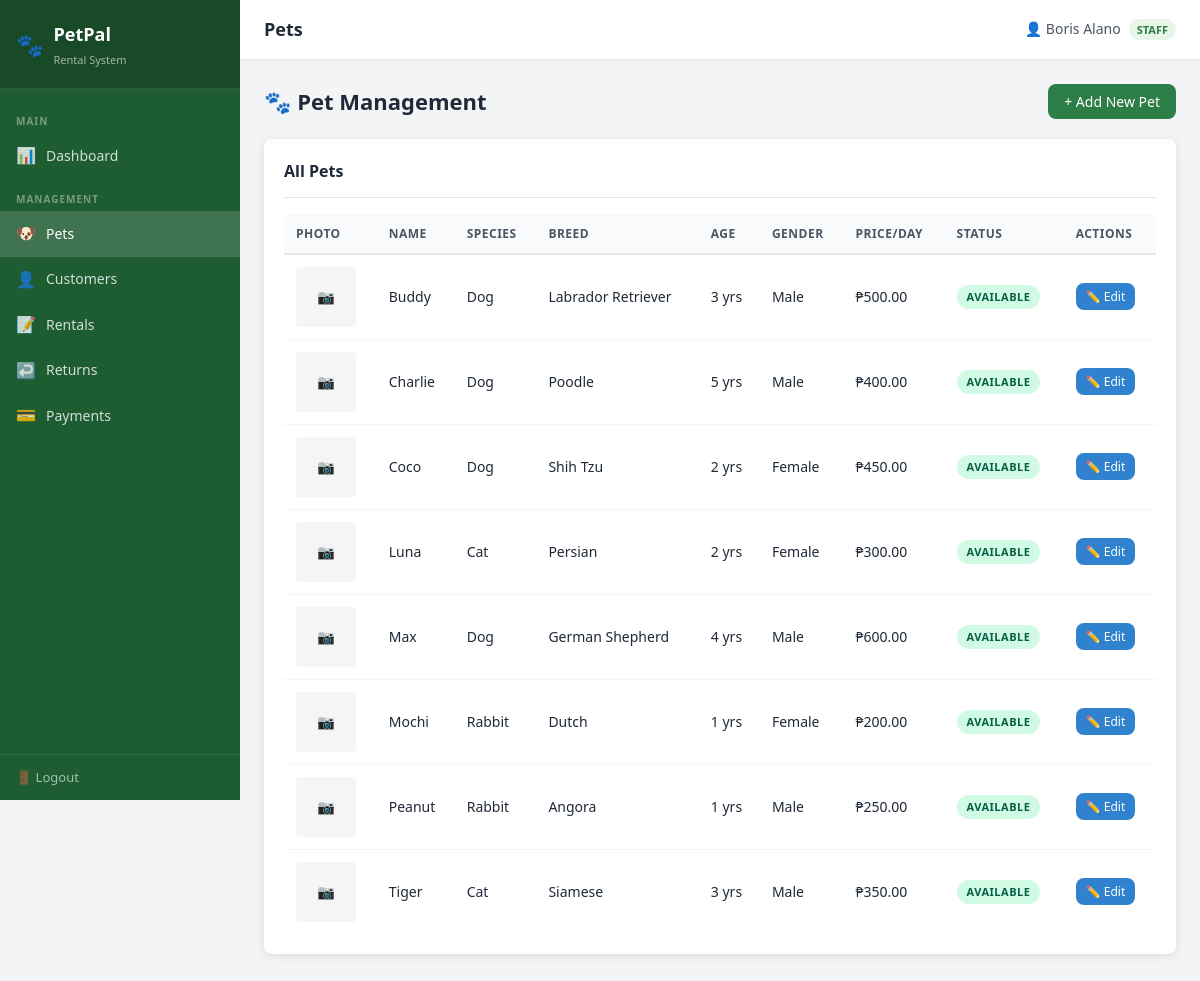
Screenshot of /pages/pets.php (signed in) with the database file from the repository.
### tables this page shows
CREATE TABLE IF NOT EXISTS pets (
    pet_id        INT AUTO_INCREMENT PRIMARY KEY,
    pet_name      VARCHAR(100) NOT NULL,
    species       VARCHAR(50) NOT NULL,
    breed         VARCHAR(100),
    age           INT,
    gender        ENUM('Male', 'Female') NOT NULL,
    rental_price  DECIMAL(10,2) NOT NULL,
    status        ENUM('Available', 'Rented', 'Archived') NOT NULL DEFAULT 'Available',
    photo         VARCHAR(255) DEFAULT NULL,
    created_at    DATETIME DEFAULT CURRENT_TIMESTAMP
);

### pages/pets.php (the view, shortened to what this page needs)
<?php
require_once '../includes/config.php';
if (!function_exists('clean')) {
    function clean($str) {
        return htmlspecialchars($str ?? '', ENT_QUOTES, 'UTF-8');
    }
}
if (!function_exists('formatMoney')) {
    function formatMoney($amt) {
        return '₱' . number_format((float)$amt, 2);
    }
}
$pets = $pdo->query("
    SELECT * FROM pets
    ORDER BY FIELD(status, 'Available','Rented','Archived'), pet_name ASC
")->fetchAll();
include '../includes/header.php';
?>
<div class="page-header">
    <h2>🐾 Pet Management</h2>
    <button class="btn btn-primary" onclick="openAddModal()">+ Add New Pet</button>
</div>
<div class="card">
    <div class="card-header"><div class="card-title">All Pets</div></div>
    <div class="card-body p-0">
        <div class="table-wrapper">
            <table>
                <thead>
                    <tr>
                        <th>Photo</th>
                        <th>Name</th>
                        <th>Species</th>
                        <th>Breed</th>
                        <th>Age</th>
                        <th>Gender</th>
                        <th>Price/Day</th>
                        <th>Status</th>
                        <th class="no-print">Actions</th>
                    </tr>
                </thead>
                <tbody>
                    <?php foreach ($pets as $p): ?>
                    <tr>
                        <td>
                            <?php
                            if (!empty($p['photo'])):
                                $image_url = '../' . $p['photo'];
                            ?>
                                <img
                                    src="<?= clean($image_url) ?>"
                                    width="60"
                                    height="60"
                                    style="object-fit:cover; border-radius:4px; border:1px solid #ddd;"
                                    alt="Pet photo"
                                    onerror="this.onerror=null; this.src='https://via.placeholder.com/60?text=No+Img';">
                            <?php else: ?>
                                <div style="width:60px;height:60px;background:#f5f5f5;display:flex;align-items:center;justify-content:center;border-radius:4px;">📷</div>
                            <?php endif; ?>
                        </td>
                        <td><?= clean($p['pet_name']) ?></td>
                        <td><?= clean($p['species']) ?></td>
                        <td><?= clean($p['breed']) ?></td>
                        <td><?= (int)$p['age'] ?> yrs</td>
                        <td><?= $p['gender'] ?></td>
                        <td><?= formatMoney($p['rental_price']) ?></td>
                        <td>
                            <span class="badge <?= $p['status']==='Available'?'badge-success':($p['status']==='Rented'?'badge-warning':'badge-secondary') ?>">
                                <?= $p['status'] ?>
                            </span>
                        </td>
                        <td class="no-print">
                            <button class="btn btn-sm btn-info" onclick="openEditModal(
                                <?= (int)$p['pet_id'] ?>,
                                '<?= clean($p['pet_name']) ?>',
                                '<?= clean($p['species']) ?>',
                                '<?= clean($p['breed']) ?>',
                                <?= (int)$p['age'] ?>,
                                '<?= $p['gender'] ?>',
                                <?= (float)$p['rental_price'] ?>,
                                '<?= $p['status'] ?>',
                                '<?= clean($p['photo']) ?>'
                            )" >✏️ Edit</button>
                        </td>
                    </tr>
                    <?php endforeach; ?>
                </tbody>
            </table>
        </div>
    </div>
</div>
<?php include '../includes/footer.php'; ?>

### css/style.css (style rules this page uses)
:root { --primary: #2D7D46; --primary-dark: #1e5c32; --primary-light: #e8f5e9; --accent: #F4A62A; --danger: #e53e3e; --warning: #dd6b20; --info: #3182ce; --white: #ffffff; --gray-50: #f9fafb; --gray-100: #f3f4f6; --gray-200: #e5e7eb; --gray-400: #9ca3af; --gray-600: #4b5563; --gray-800: #1f2937; --black: #111827; --sidebar-width: 240px; --topbar-height: 60px; --radius: 8px; --shadow: 0 2px 8px rgba(0,0,0,0.1); --font-base: 15px; --font-family: 'Segoe UI', Tahoma, Geneva, Verdana, sans-serif; }
* { margin: 0; padding: 0; box-sizing: border-box; }
body { font-family: var(--font-family); font-size: var(--font-base); background-color: var(--gray-100); color: var(--gray-800); line-height: 1.6; }
.card { background: var(--white); border-radius: var(--radius); box-shadow: var(--shadow); padding: 20px; margin-bottom: 20px; }
.card-header { display: flex; align-items: center; justify-content: space-between; margin-bottom: 16px; padding-bottom: 12px; border-bottom: 1px solid var(--gray-200); flex-wrap: wrap; gap: 8px; }
.card-title { font-size: 16px; font-weight: 600; color: var(--gray-800); }
.btn { display: inline-flex; align-items: center; gap: 6px; padding: 8px 16px; border: none; border-radius: var(--radius); font-size: 14px; font-family: var(--font-family); font-weight: 500; cursor: pointer; transition: background 0.2s, transform 0.1s; text-decoration: none; white-space: nowrap; }
.btn-primary { background: var(--primary); color: var(--white); }
.btn-info { background: var(--info); color: var(--white); }
.btn-sm { padding: 5px 10px; font-size: 12px; }
.table-wrapper { overflow-x: auto; width: 100%; }
table { width: 100%; border-collapse: collapse; font-size: 14px; }
table th { background: var(--gray-50); color: var(--gray-600); font-size: 12px; font-weight: 600; text-transform: uppercase; letter-spacing: 0.5px; padding: 10px 12px; text-align: left; border-bottom: 2px solid var(--gray-200); }
table td { padding: 12px; border-bottom: 1px solid var(--gray-100); vertical-align: middle; white-space: nowrap; }
table tr:last-child td { border-bottom: none; }
.badge { display: inline-block; padding: 3px 10px; border-radius: 20px; font-size: 11px; font-weight: 600; text-transform: uppercase; letter-spacing: 0.5px; }
.badge-success { background: #d1fae5; color: #065f46; }
.page-header { display: flex; align-items: center; justify-content: space-between; margin-bottom: 20px; flex-wrap: wrap; gap: 10px; }
.page-header h2 { font-size: 22px; font-weight: 700; color: var(--gray-800); }

### rows the page displays
pets: pet_name "Buddy", species "Dog", breed "Labrador Retriever", age "3", gender "Male", rental_price "₱500.00", status "AVAILABLE"
pets: pet_name "Charlie", species "Dog", breed "Poodle", age "5", gender "Male", rental_price "₱400.00", status "AVAILABLE"
pets: pet_name "Coco", species "Dog", breed "Shih Tzu", age "2", gender "Female", rental_price "₱450.00", status "AVAILABLE"
pets: pet_name "Luna", species "Cat", breed "Persian", age "2", gender "Female", rental_price "₱300.00", status "AVAILABLE"
pets: pet_name "Max", species "Dog", breed "German Shepherd", age "4", gender "Male", rental_price "₱600.00", status "AVAILABLE"
pets: pet_name "Mochi", species "Rabbit", breed "Dutch", age "1", gender "Female", rental_price "₱200.00", status "AVAILABLE"
pets: pet_name "Peanut", species "Rabbit", breed "Angora", age "1", gender "Male", rental_price "₱250.00", status "AVAILABLE"
pets: pet_name "Tiger", species "Cat", breed "Siamese", age "3", gender "Male", rental_price "₱350.00", status "AVAILABLE"

### other values shown
str_replace('.php', '', $current_page) "Pets"
currentUser() "Boris Alano"
$_SESSION['role'] "STAFF"
